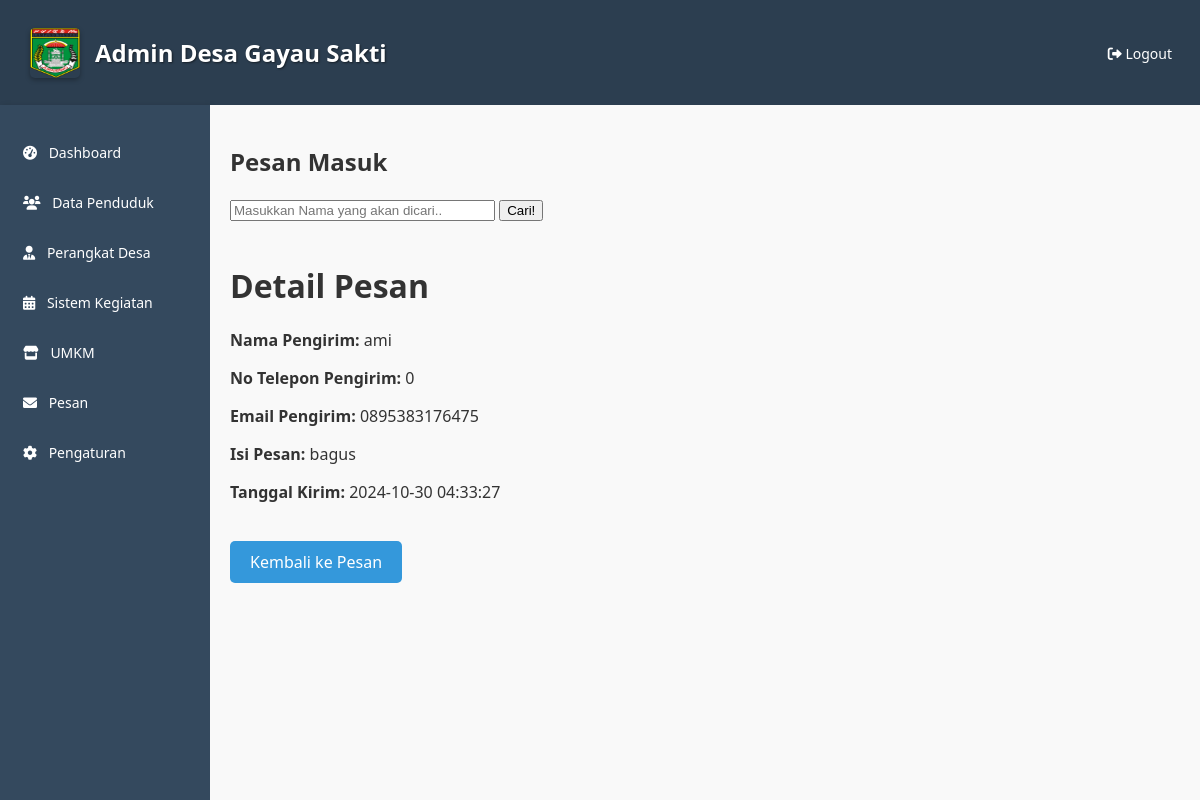
The page /KKN/lihat_pesan.php?nama_pengirim=ami on the database its author committed.
### tables this page shows
CREATE TABLE `pesan` (
  `id` int(11) NOT NULL,
  `nama_pengirim` varchar(100) NOT NULL,
  `no_telepon` int(13) NOT NULL,
  `email` varchar(50) NOT NULL,
  `isi_pesan` text NOT NULL,
  `tanggal_kirim` timestamp NOT NULL DEFAULT current_timestamp()
);

### KKN/lihat_pesan.php (the view, shortened to what this page needs)
<?php
include 'koneksi.php';
if (isset($_GET['nama_pengirim'])) {
    $nama_pengirim = mysqli_real_escape_string($con, $_GET['nama_pengirim']);
    $query = "SELECT * FROM pesan WHERE nama_pengirim='$nama_pengirim'";
    $result = mysqli_query($con, $query);
    $data = mysqli_fetch_assoc($result);
} else {
}
?>
<!DOCTYPE html>
<html lang="id">
<head>
    <link rel="stylesheet" href="https://cdnjs.cloudflare.com/ajax/libs/font-awesome/6.0.0-beta3/css/all.min.css">
</head>
<body>
    <div class="container">
    <header>
    <div style="display: flex; align-items: center; padding: 10px;">
        <img src="images/lampungtengah.png" alt="Logo" style="width: 50px; height: 50px; margin-right: 15px; border-radius: 5px; box-shadow: 0 2px 5px rgba(0, 0, 0, 0.3);">
        <h1 style="font-size: 24px; font-weight: bold; color: #ffffff; text-shadow: 1px 1px 2px rgba(0, 0, 0, 0.5);">Admin Desa Gayau Sakti</h1>
    </div>
    <nav>
        <ul>
            <li><a href="logout.php"><i class="fas fa-sign-out-alt"></i> Logout</a></li>
        </ul>
    </nav>
</header>
        <div class="main-content">
            <aside>
            <ul>
                    <li><a href="dashboard.php"><i class="fas fa-tachometer-alt"></i> Dashboard</a></li>
                    <li><a href="pesan.php"><i class="fas fa-users"></i> Data Penduduk</a></li>
                    <li><a href="perangkat_desa.php"><i class="fas fa-user-tie"></i> Perangkat Desa</a></li>
                    <li><a href="data_kegiatan.php"><i class="fas fa-calendar-alt"></i> Sistem Kegiatan</a></li>
                    <li><a href="umkm.php"><i class="fas fa-store"></i> UMKM </a></li>
                    <li><a href="pesan.php"><i class="fas fa-envelope"></i> Pesan</a></li>
                    <li><a href="pengaturan.php"><i class="fas fa-cog"></i> Pengaturan</a></li>
                </ul>
            </aside>
            <main>
                <h2>Pesan Masuk</h2>
                <form action="" method="post">
                    <input type="text" name="keyword" size="30" autofocus placeholder="Masukkan Nama yang akan dicari.." autocomplete="off">
                    <button type="submit" name="cari">Cari!</button>
                </form>
            <br>
<body>
    <h1>Detail Pesan</h1>
    <?php if ($data): ?>
        <p><strong>Nama Pengirim:</strong> <?php echo $data['nama_pengirim']; ?></p>
        <p><strong>No Telepon Pengirim:</strong> <?php echo $data['no_telepon']; ?></p>
        <p><strong>Email Pengirim:</strong> <?php echo $data['email']; ?></p>
        <p><strong>Isi Pesan:</strong> <?php echo $data['isi_pesan']; ?></p>
        <p><strong>Tanggal Kirim:</strong> <?php echo $data['tanggal_kirim']; ?></p>
    <?php else: ?>
        <p>Pesan tidak ditemukan.</p>
    <?php endif; ?>
<br>
<a href="pesan.php" class="btn-back">Kembali ke Pesan</a>
</body>
</html>

### KKN/lihat_pesan.php (style rules this page uses)
body { font-family: 'Segoe UI', Tahoma, Geneva, Verdana, sans-serif; background-color: #f9f9f9; margin: 0; padding: 0; color: #333; }
.container { display: flex; flex-direction: column; height: 100vh; }
header { background: #2c3e50; color: white; padding: 10px 20px; display: flex; justify-content: space-between; align-items: center; box-shadow: 0 2px 5px rgba(0, 0, 0, 0.1); }
.main-content { display: flex; flex: 1; }
aside { width: 180px; background: #34495e; color: white; padding: 15px; box-shadow: 2px 0 5px rgba(0, 0, 0, 0.1); }
aside ul { list-style: none; padding: 0; margin: 0; }
aside ul li { margin: 15px 0; }
aside ul li a { color: white; text-decoration: none; font-size: 14px; display: block; padding: 8px; transition: background 0.3s; }
aside ul li a i { margin-right: 8px; }
main { flex: 1; padding: 20px; background-color: #f9f9f9; overflow-y: auto; }
nav ul { list-style: none; margin: 0; padding: 0; }
nav ul li { display: inline; }
nav ul li a { color: white; text-decoration: none; font-size: 14px; padding: 8px; transition: color 0.3s; }
.btn-back { display: inline-block; padding: 10px 20px; background-color: #3498db; color: white; border: none; border-radius: 5px; text-decoration: none; font-size: 16px; transition: background-color 0.3s, transform 0.3s; }

### rows shown on the page
pesan: nama_pengirim "ami", no_telepon "0", email "0895383176475", isi_pesan "bagus", tanggal_kirim "2024-10-30 04:33:27"
